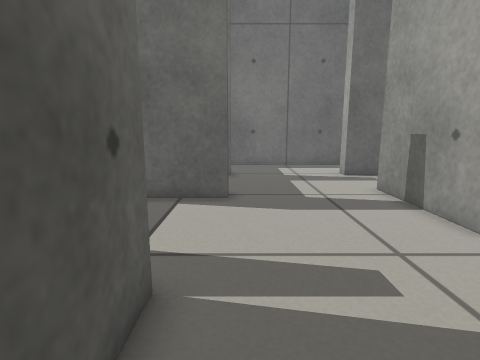
View 1 (above)

23 first-person views from a walk through a Gazebo world. The camera is 0.46 m above the floor, tilts 10° down and sees 80° across. The floor is counted in squares, 0.2 m on a side. Each view is taken from the middle of a square. On the plan, view 1 faces up. The plan holds only what a view shows up to about 18 squares ahead; the rest is blank.

View 2
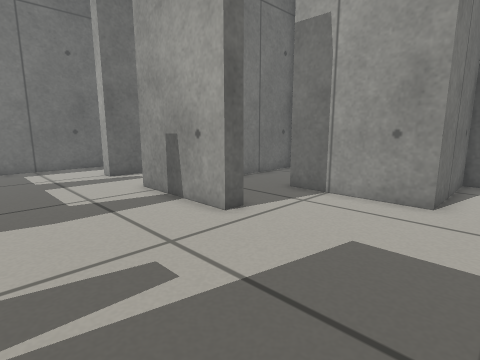

View 3
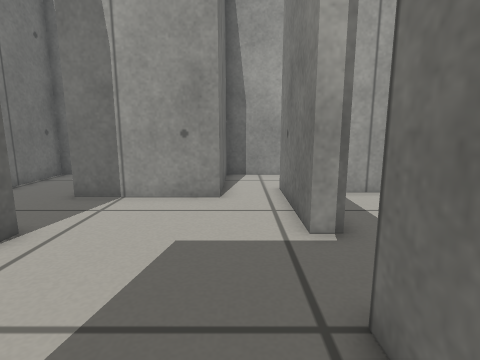

View 4
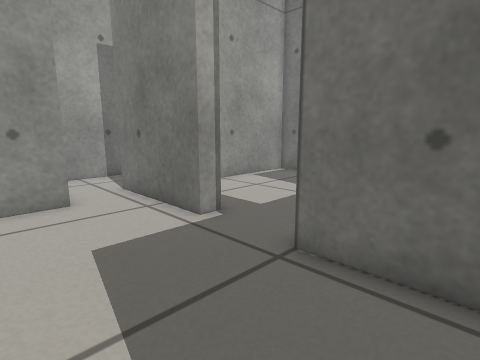

View 5
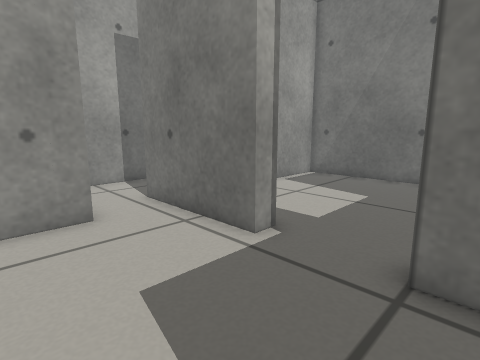

View 6
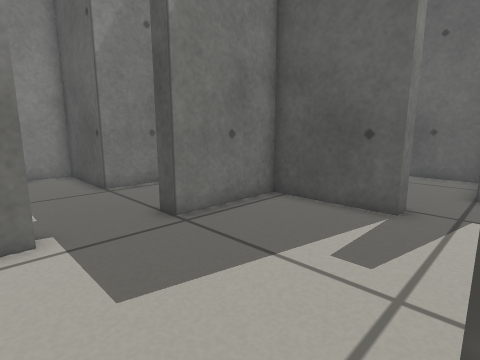

View 7
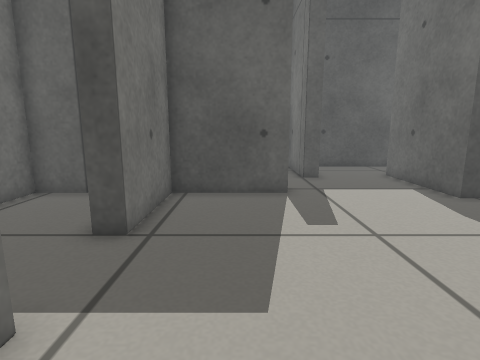

View 8
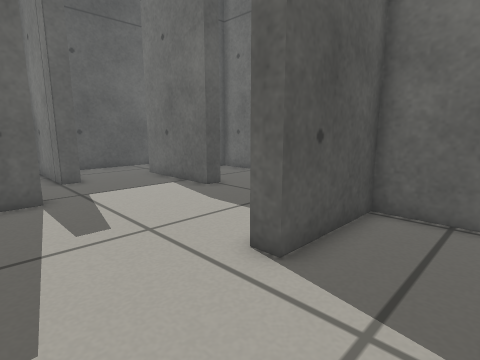

View 9
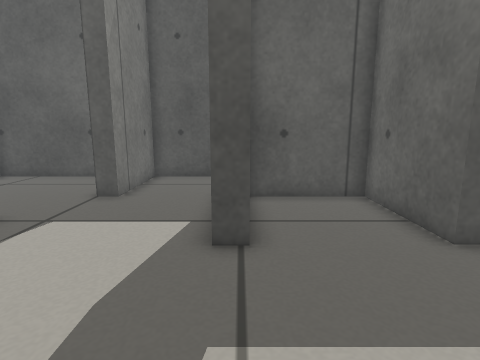

View 10
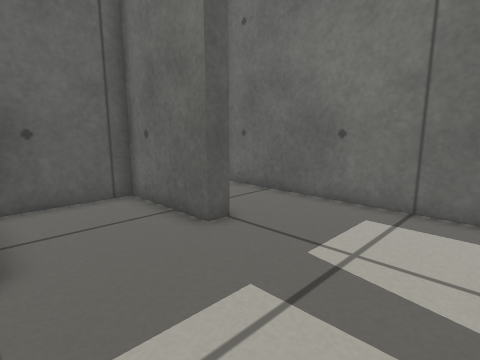

View 11
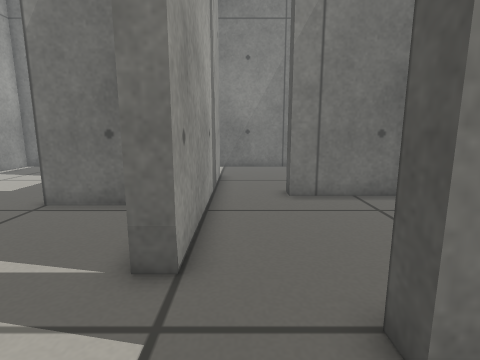

View 12
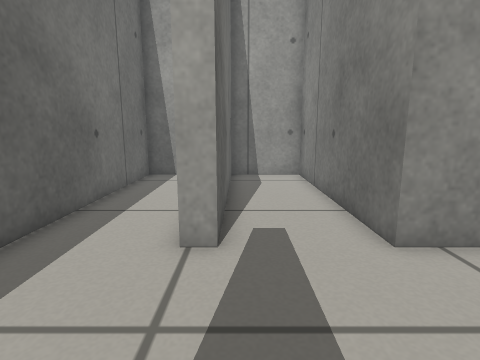

View 13
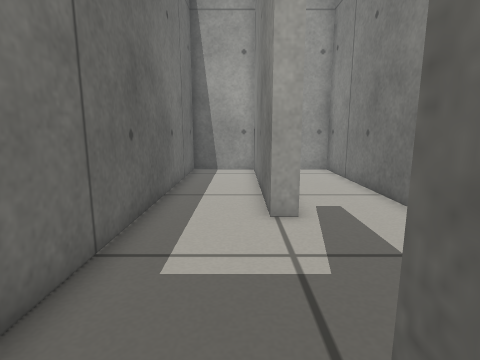

View 14
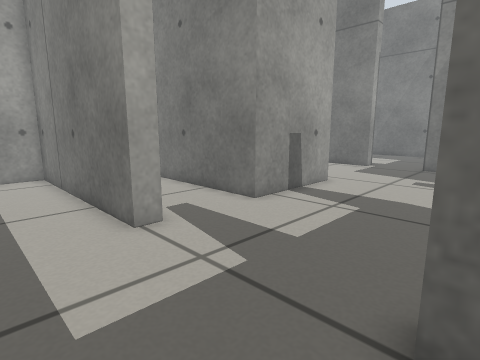

View 15
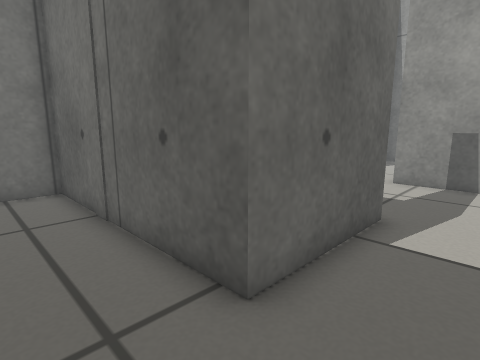

View 16
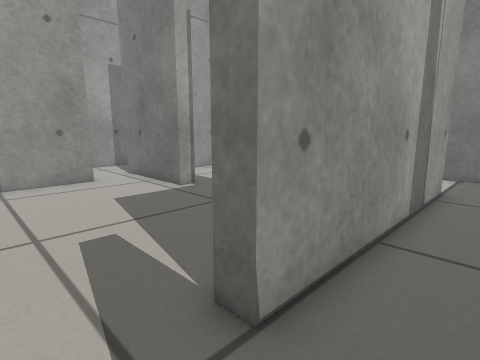

View 17
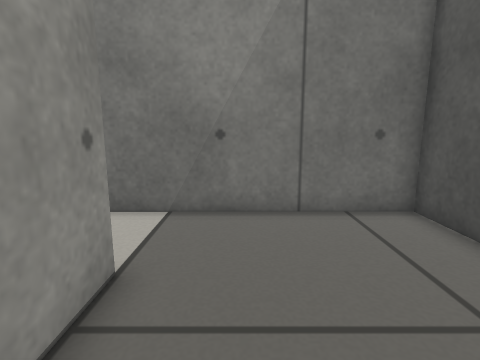

View 18
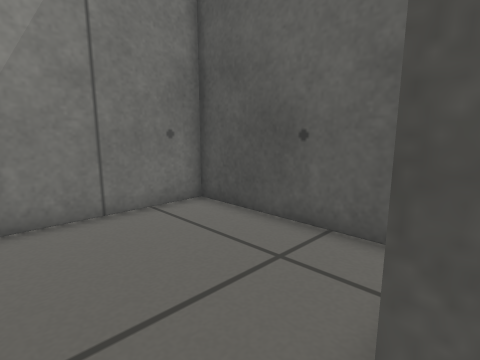

View 19
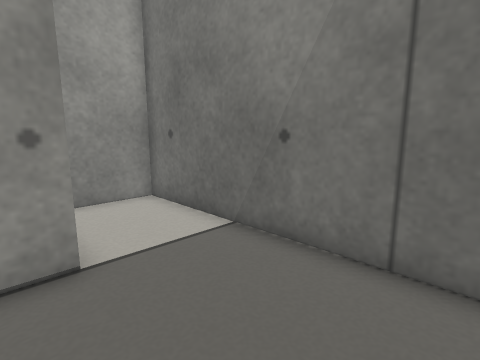

View 20
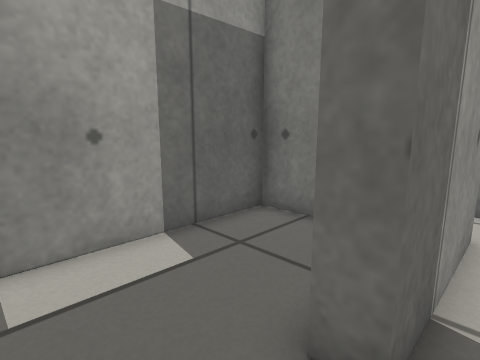

View 21
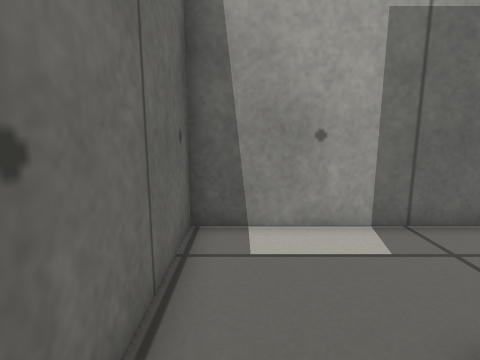

View 22
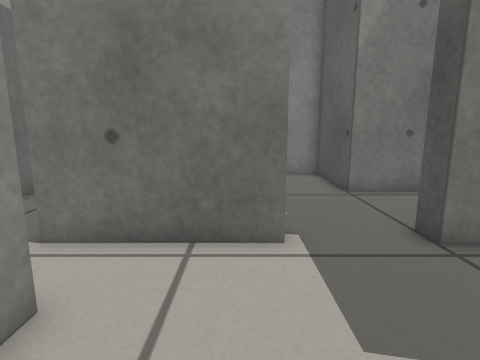

View 23
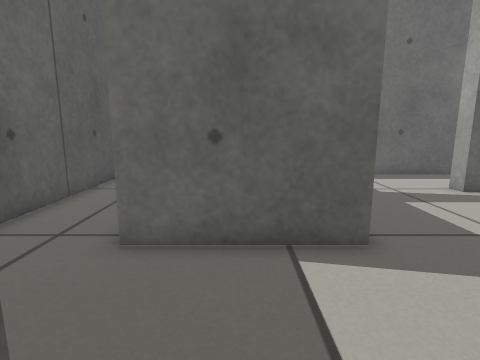

### Floor plan
Points are (right, up) in squares from view 1. A wall is a line through its corners. A room is listed if a view was taken in it or the views show most of it. See-through windows are left out.
Room 1 (views 1, 2, 3, 4, 5, 6, 7, 8, 9, 10, 22)
walls: (6.1, 5.9) (5.3, 5.9) (5.3, 10.9); (6.1, -0.5) (9.6, -0.5); (-1.2, 3.7) (-1.2, -0.5) (3, -0.5); (9.6, 1.7) (9.6, 6.7); (-0.4, 10.3) (-0.4, 9.4)
ways out: opening at (-1.5, 6.5) to room 2; opening at (2.5, 10) to room 3; opening at (8, 6) to room 7; opening at (4.5, -1) to room 8; opening at (10.5, 0.5)
Room 2 (views 11, 16, 23)
walls: (-4.7, 5.8) (-4.7, 5.1) (-8.9, 5.1); (-8.9, 4.8) (-8.9, -1.8) (-4.7, -1.8); (-2, -1.5) (-2, 3.7) (-1.2, 3.7); (-0.4, 9.4) (-5.4, 9.4)
ways out: opening at (-1.5, 6.5) to room 1; opening at (-5, 8) to room 5; opening at (-3.5, -2) to room 6
Room 3 (view 12)
walls: (5.3, 10.9) (14.6, 10.9) (14.6, 14.3) (5.3, 14.3) (5.3, 15.1); (-0.4, 15.1) (-0.4, 14.3) (-4.7, 14.3) (-4.7, 10.3)
ways out: opening at (2.5, 10) to room 1; opening at (2.5, 15) to room 4
Room 4 (views 13, 14)
walls: (5.3, 15.1) (14.6, 15.1) (14.6, 18.7) (-4.4, 18.7); (-1.1, 15.1) (-0.4, 15.1)
ways out: opening at (2.5, 15) to room 3
Room 5 (view 15)
walls: (-5.4, 9.4) (-5.4, 18.7) (-7.1, 18.7); (-8.9, 17.4) (-8.9, 5.8) (-4.7, 5.8)
ways out: opening at (-5, 8) to room 2
Room 6 (views 17, 18, 19)
walls: (-2, -6.4) (-2, -1.5); (-4.7, -1.8) (-4.7, -2.6); (-8.9, -3.7) (-8.9, -9.8) (2.2, -9.8) (2.2, -7.2)
ways out: opening at (-3.5, -2) to room 2
Room 7 (views 20, 21)
walls: (9.6, 10.2) (6.1, 10.2) (6.1, 5.9)
ways out: opening at (8, 6) to room 1; opening at (10, 8) to room 9
Room 8 (no view inside)
walls: (6.1, -1.4) (6.1, -0.5); (3, -0.5) (3, -1.4); (-1.2, -3.5) (-1.2, -5.5) (3, -5.5) (3, -9.8) (10.3, -9.8) (10.3, -2.9)
ways out: opening at (4.5, -1) to room 1
Room 9 (no view inside)
walls: (9.6, 6.7) (10.4, 6.7); (12.8, 2.4) (14.6, 2.4) (14.6, 10.2) (9.6, 10.2)
ways out: opening at (10, 8) to room 7

Positions as (right, up) in squares from view 1, and headings:
1: (0, 0), facing up
2: (0, 0), facing up-right
3: (0, 1), facing right
4: (0, 4), facing down-right
5: (2, 4), facing down-right
6: (7, 6), facing down-left
7: (9, 2), facing left
8: (9, 2), facing up-left
9: (5, 10), facing left
10: (5, 10), facing up-left
11: (-3, 8), facing down
12: (0, 14), facing right
13: (-2, 16), facing right
14: (-1, 18), facing down-right
15: (-8, 7), facing up-right
16: (-4, 6), facing down-right
17: (-4, -2), facing down
18: (-3, -2), facing down-left
19: (-7, -5), facing down-right
20: (9, 9), facing down-right
21: (8, 9), facing right
22: (7, 5), facing down
23: (-3, 4), facing up
